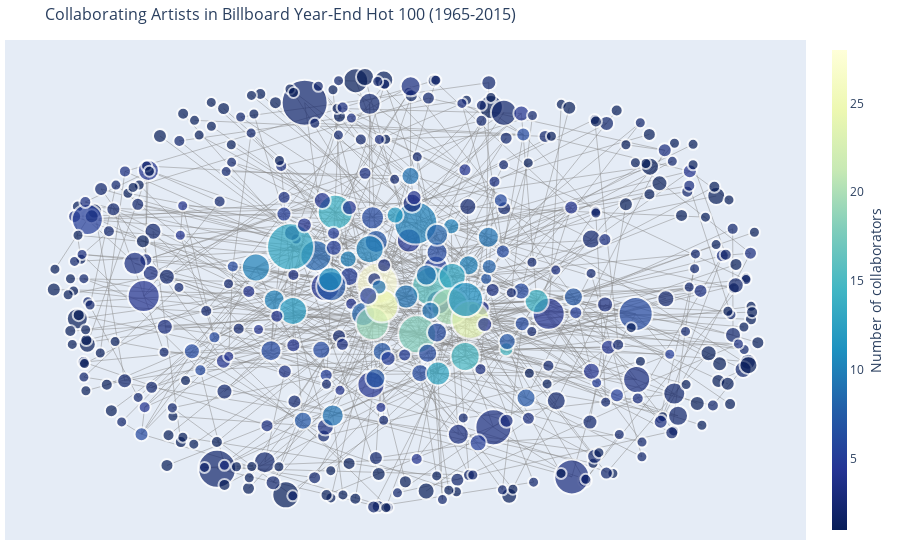

This figure's notebook cell:
### Markdown cell above
Source data can be found here: https://www.kaggle.com/rakannimer/billboard-lyrics

Zoom and hover over nodes to see details.

* Node size: number of occurrence of the artist
* Node color: number of collaborating artists

See below to see how this network was generated.

### Code cell
fig.update_layout(height=850)
fig.show()

### Figure 1 — Plotly figure (JSON) as saved in the notebook; plotly's stock layout.template omitted (floating-point values rounded to 4 significant figures; data arrays with more than 128 entries replaced by an {"elided": "..."} marker saying what was removed)
{"data": [{"hoverinfo": "none", "line": {"color": "#888", "width": 0.5}, "mode": "lines", "type": "scatter", "x": {"elided": "2034 float values"}, "y": {"elided": "2034 float values"}}, {"hoverinfo": "text", "marker": {"color": {"elided": "416 int values"}, "colorbar": {"thickness": 15, "title": {"side": "right", "text": "Number of collaborators"}, "xanchor": "left"}, "colorscale": [[0, "rgb(255,255,217)"], [0.125, "rgb(237,248,177)"], [0.25, "rgb(199,233,180)"], [0.375, "rgb(127,205,187)"], [0.5, "rgb(65,182,196)"], [0.625, "rgb(29,145,192)"], [0.75, "rgb(34,94,168)"], [0.875, "rgb(37,52,148)"], [1, "rgb(8,29,88)"]], "line": {"width": 2}, "reversescale": true, "showscale": true, "size": {"elided": "416 int values"}}, "mode": "markers", "text": {"elided": "416 str values"}, "type": "scatter", "x": {"elided": "416 float values"}, "y": {"elided": "416 float values"}}], "layout": {"autosize": true, "hovermode": "closest", "margin": {"b": 20, "l": 5, "r": 5, "t": 40}, "showlegend": false, "title": {"font": {"size": 16}, "text": "Collaborating Artists in Billboard Year-End Hot 100 (1965-2015)"}, "xaxis": {"autorange": true, "range": [-1.127, 1.119], "showgrid": false, "showticklabels": false, "type": "linear", "zeroline": false}, "yaxis": {"autorange": true, "range": [-1.133, 1.146], "showgrid": false, "showticklabels": false, "type": "linear", "zeroline": false}}}
